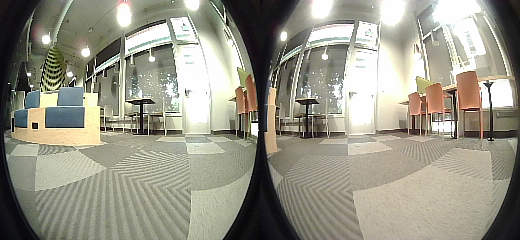
#> input picture image_from_dataset.png, 520 x 240 px; its folder holds 2 pictures in this run
$ python cut_image.py
#> lines starting #> are read from the running program, lines starting #| are printed output that depends on the picture
import cv2
import os


def split_image(image_path):
#> called with image_path = 'image_from_dataset.png'
    img = cv2.imread(image_path)
#> img is the input picture: shape (240, 520, 3); mean B, G, R 135.2, 149.8, 151.8

    if img is None:
        print(f"Error: The image at {image_path} could not be read.")
        return

    _, w = img.shape[:2]
#> w = 520

    midpoint = w // 2
#> midpoint = 260

    left_img = img[:, :midpoint]
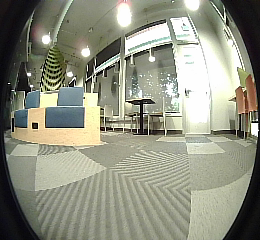
#> left_img: shape (240, 260, 3); mean B, G, R 128.6, 144.8, 143.3
    right_img = img[:, midpoint:]
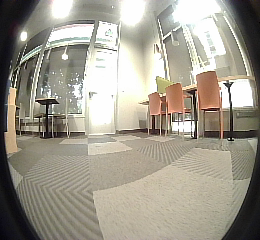
#> right_img: shape (240, 260, 3); mean B, G, R 141.9, 154.9, 160.2

    base_path, ext = os.path.splitext(image_path)
    left_path = f"{base_path}_left.png"
    right_path = f"{base_path}_right.png"

    cv2.imwrite(left_path, left_img)
    cv2.imwrite(right_path, right_img)

    print(f"Left image saved as: {left_path}")
    print(f"Right image saved as: {right_path}")


def main():
    split_image("image_from_dataset.png")


if __name__ == "__main__":
    main()
